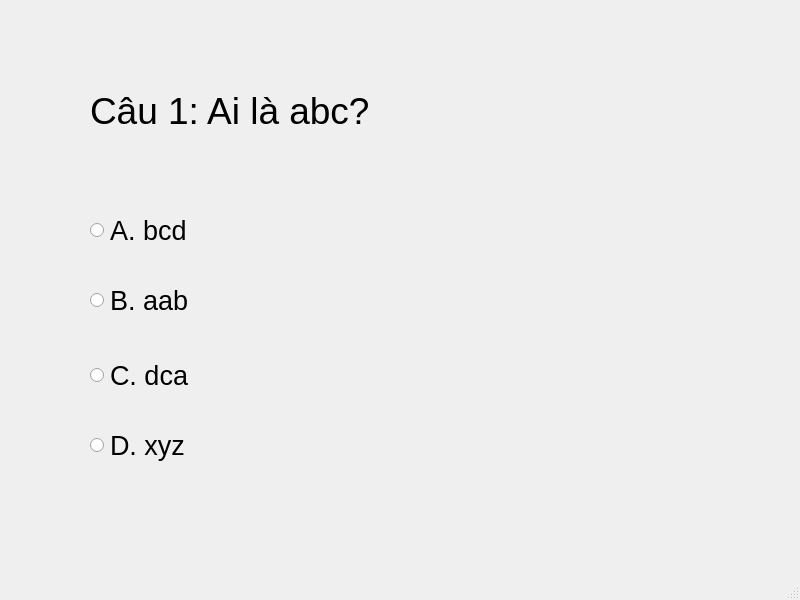
<?xml version="1.0" encoding="UTF-8"?>
<ui version="4.0">
 <class>MainWindow</class>
 <widget class="QMainWindow" name="MainWindow">
  <property name="geometry">
   <rect>
    <x>0</x>
    <y>0</y>
    <width>800</width>
    <height>600</height>
   </rect>
  </property>
  <property name="windowTitle">
   <string>MainWindow</string>
  </property>
  <widget class="QWidget" name="centralwidget">
   <widget class="QStackedWidget" name="test">
    <property name="geometry">
     <rect>
      <x>0</x>
      <y>0</y>
      <width>921</width>
      <height>641</height>
     </rect>
    </property>
    <property name="maximumSize">
     <size>
      <width>16777215</width>
      <height>16777215</height>
     </size>
    </property>
    <property name="currentIndex">
     <number>0</number>
    </property>
    <widget class="QWidget" name="page1">
     <property name="enabled">
      <bool>true</bool>
     </property>
     <widget class="QLabel" name="question">
      <property name="geometry">
       <rect>
        <x>90</x>
        <y>70</y>
        <width>541</width>
        <height>81</height>
       </rect>
      </property>
      <property name="font">
       <font>
        <pointsize>28</pointsize>
       </font>
      </property>
      <property name="text">
       <string>Câu 1: Ai là abc?</string>
      </property>
     </widget>
     <widget class="QRadioButton" name="A">
      <property name="geometry">
       <rect>
        <x>90</x>
        <y>210</y>
        <width>361</width>
        <height>41</height>
       </rect>
      </property>
      <property name="font">
       <font>
        <pointsize>20</pointsize>
       </font>
      </property>
      <property name="text">
       <string>A. bcd</string>
      </property>
     </widget>
     <widget class="QRadioButton" name="B">
      <property name="geometry">
       <rect>
        <x>90</x>
        <y>280</y>
        <width>361</width>
        <height>41</height>
       </rect>
      </property>
      <property name="font">
       <font>
        <pointsize>20</pointsize>
       </font>
      </property>
      <property name="text">
       <string>B. aab</string>
      </property>
     </widget>
     <widget class="QRadioButton" name="C">
      <property name="geometry">
       <rect>
        <x>90</x>
        <y>350</y>
        <width>371</width>
        <height>51</height>
       </rect>
      </property>
      <property name="font">
       <font>
        <pointsize>20</pointsize>
       </font>
      </property>
      <property name="text">
       <string>C. dca</string>
      </property>
     </widget>
     <widget class="QRadioButton" name="D">
      <property name="geometry">
       <rect>
        <x>90</x>
        <y>420</y>
        <width>361</width>
        <height>51</height>
       </rect>
      </property>
      <property name="font">
       <font>
        <pointsize>20</pointsize>
       </font>
      </property>
      <property name="text">
       <string>D. xyz</string>
      </property>
     </widget>
    </widget>
    <widget class="QWidget" name="page2">
     <widget class="QRadioButton" name="C_2">
      <property name="geometry">
       <rect>
        <x>90</x>
        <y>350</y>
        <width>371</width>
        <height>51</height>
       </rect>
      </property>
      <property name="font">
       <font>
        <pointsize>20</pointsize>
       </font>
      </property>
      <property name="text">
       <string>C. ajs</string>
      </property>
     </widget>
     <widget class="QRadioButton" name="D_2">
      <property name="geometry">
       <rect>
        <x>90</x>
        <y>420</y>
        <width>361</width>
        <height>51</height>
       </rect>
      </property>
      <property name="font">
       <font>
        <pointsize>20</pointsize>
       </font>
      </property>
      <property name="text">
       <string>D. znx</string>
      </property>
     </widget>
     <widget class="QLabel" name="question_2">
      <property name="geometry">
       <rect>
        <x>90</x>
        <y>70</y>
        <width>541</width>
        <height>81</height>
       </rect>
      </property>
      <property name="font">
       <font>
        <pointsize>28</pointsize>
       </font>
      </property>
      <property name="text">
       <string>Câu 2: Cái gì là ijk?</string>
      </property>
     </widget>
     <widget class="QRadioButton" name="A_2">
      <property name="geometry">
       <rect>
        <x>90</x>
        <y>210</y>
        <width>361</width>
        <height>41</height>
       </rect>
      </property>
      <property name="font">
       <font>
        <pointsize>20</pointsize>
       </font>
      </property>
      <property name="text">
       <string>A. mno</string>
      </property>
     </widget>
     <widget class="QRadioButton" name="B_2">
      <property name="geometry">
       <rect>
        <x>90</x>
        <y>280</y>
        <width>361</width>
        <height>41</height>
       </rect>
      </property>
      <property name="font">
       <font>
        <pointsize>20</pointsize>
       </font>
      </property>
      <property name="text">
       <string>B. qyt</string>
      </property>
     </widget>
    </widget>
    <widget class="QWidget" name="page3">
     <widget class="QRadioButton" name="C_3">
      <property name="geometry">
       <rect>
        <x>90</x>
        <y>350</y>
        <width>371</width>
        <height>51</height>
       </rect>
      </property>
      <property name="font">
       <font>
        <pointsize>20</pointsize>
       </font>
      </property>
      <property name="text">
       <string>C. dca</string>
      </property>
     </widget>
     <widget class="QRadioButton" name="A_3">
      <property name="geometry">
       <rect>
        <x>90</x>
        <y>210</y>
        <width>361</width>
        <height>41</height>
       </rect>
      </property>
      <property name="font">
       <font>
        <pointsize>20</pointsize>
       </font>
      </property>
      <property name="text">
       <string>A. bcd</string>
      </property>
     </widget>
     <widget class="QRadioButton" name="D_3">
      <property name="geometry">
       <rect>
        <x>90</x>
        <y>420</y>
        <width>361</width>
        <height>51</height>
       </rect>
      </property>
      <property name="font">
       <font>
        <pointsize>20</pointsize>
       </font>
      </property>
      <property name="text">
       <string>D. xyz</string>
      </property>
     </widget>
     <widget class="QLabel" name="question_3">
      <property name="geometry">
       <rect>
        <x>90</x>
        <y>70</y>
        <width>541</width>
        <height>81</height>
       </rect>
      </property>
      <property name="font">
       <font>
        <pointsize>28</pointsize>
       </font>
      </property>
      <property name="text">
       <string>Câu 3: Ai là 123456?</string>
      </property>
     </widget>
     <widget class="QRadioButton" name="B_3">
      <property name="geometry">
       <rect>
        <x>90</x>
        <y>280</y>
        <width>361</width>
        <height>41</height>
       </rect>
      </property>
      <property name="font">
       <font>
        <pointsize>20</pointsize>
       </font>
      </property>
      <property name="text">
       <string>B. aab</string>
      </property>
     </widget>
    </widget>
   </widget>
  </widget>
  <widget class="QMenuBar" name="menubar">
   <property name="geometry">
    <rect>
     <x>0</x>
     <y>0</y>
     <width>800</width>
     <height>21</height>
    </rect>
   </property>
  </widget>
  <widget class="QStatusBar" name="statusbar"/>
 </widget>
 <resources/>
 <connections/>
</ui>
